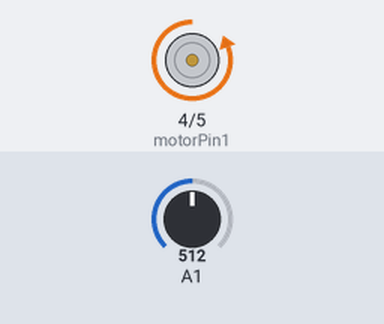
Recording of a sketch running on a simulated Arduino Uno, built with avr-gcc and run on an emulated ATmega328P. Parts: motor-driver pin pairs drawn as motors (green arrow = first pin HIGH = forward, orange = second pin HIGH = backward, longer = more drive). The inputs (shaded band) are chosen by the test bench; at power-on: A1 = 512. What the sketch prints to the serial monitor is not drawn.

Above: at 0.15 s.
At 81.75 s:
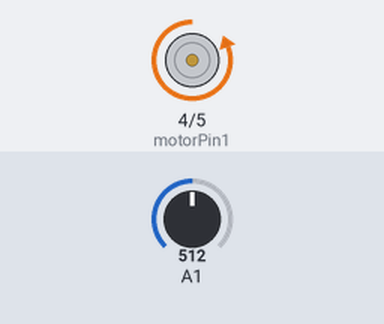
Timing chart, 0 to 82.0 s (numbered marks = the images above):
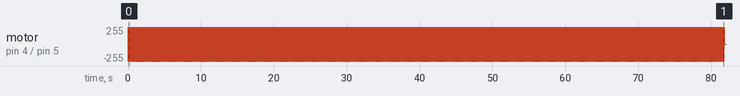

The sketch:

Pinball_unitytest.ino
```cpp
// DRV8835のピン定義
const int motorPin1 = 4;  // モーター制御ピン1（方向）
const int motorPin2 = 5; // モーター制御ピン2（方向）
const unsigned long extendTime = 20; // アクチュエーターが最大まで伸びる時間（ミリ秒）
const unsigned long retractTime = 20; // アクチュエーターが最小まで縮む時間（ミリ秒）

void setup() {
  pinMode(motorPin1, OUTPUT);
  pinMode(motorPin2, OUTPUT);
  pinMode(A0, INPUT);
  pinMode(A1, INPUT);
  Serial.begin(19200);
}

void extendActuator() {
  // モーターを前進方向に回転させる
  digitalWrite(motorPin1, HIGH);
  digitalWrite(motorPin2, LOW);
  delay(extendTime); // 指定時間動かす
  stopMotor(); // モーター停止
}

void retractActuator() {
  // モーターを逆方向に回転させる
  digitalWrite(motorPin1, LOW);
  digitalWrite(motorPin2, HIGH);
  delay(retractTime); // 指定時間動かす
  stopMotor(); // モーター停止
}

void stopMotor() {
  digitalWrite(motorPin1, LOW);
  digitalWrite(motorPin2, LOW);
}

void loop() {
  // 最大まで伸ばす
  digitalWrite(motorPin1, HIGH);
  digitalWrite(motorPin2, LOW);
  delay(extendTime); // 指定時間動かす
  int i = analogRead(A1);
  stopMotor();
  // delay(200); // 動作確認用のディレイ

  // 最小まで縮める
  digitalWrite(motorPin1, LOW);
  digitalWrite(motorPin2, HIGH);
  delay(retractTime); // 指定時間動かす
  int j = analogRead(A1);
  stopMotor();

  Serial.print(i);
  Serial.print(" ");
  Serial.print(j);
  Serial.print(" ");
  Serial.println(1024);


  // delay(200); // 動作確認用のディレイ

  // if(0 < i && i < 850){
  //   Serial.println("touched!!");
  // }else{
  //   // Serial.println("")
  // }
  if(0 < j && j < 870){
    Serial.println("touched!!");
  }else{
    // Serial.println("")
  }

}
```

Measured:
- by itself, motor on pin 4 (motorPin1) / pin 5 (motorPin2): alternates forward 255/255 for 0.02 s and backward 255/255 for 0.02 s
